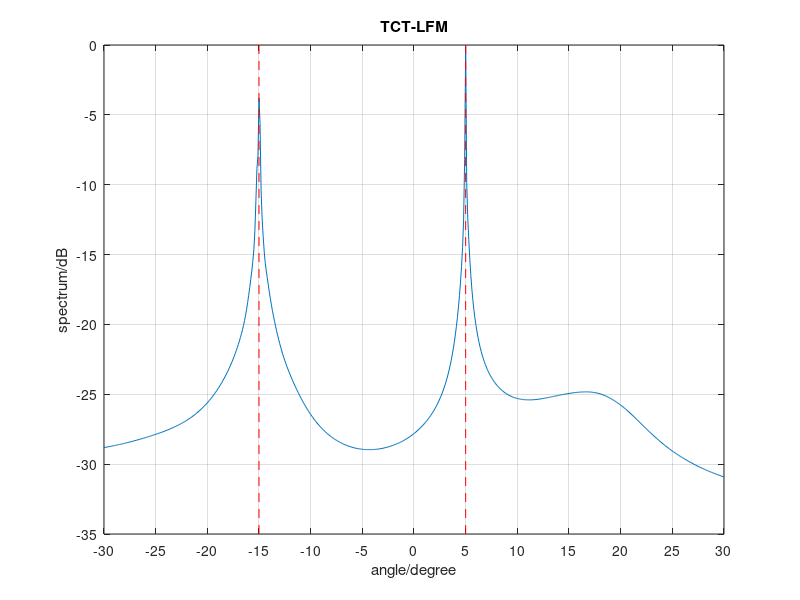

This figure's MATLAB source:
SNR = 15;
sensorNum = 8;
theta_S = [-15, 5];
sourceNum = length(theta_S);

f_begin = [800e6, 900e6];
f_end = [1200e6, 1500e6];
fc = 1000e6;
bandwidth = f_end - f_begin;
fs = 2*max(bandwidth);

freqSnapshots = 100;
nFFT = 128;
snapshots = freqSnapshots*nFFT;
Ts = (1/fs)*(0: snapshots - 1)' + 0.005;

c = 3e8;
margin = (c/max(f_end))/2;

receivedData = zeros(sensorNum, snapshots);
for m = 1: sensorNum
    for n = 1: sourceNum
        delay = (m - 1)*margin*sind(theta_S(n))/c;
        k = bandwidth(n)/Ts(end);
%         signal = exp(1j*2*pi*(f_begin(n)*Ts + (1/2)*k*Ts.^2));
        receivedData(m, :) = receivedData(m, :) + exp(1j*2*pi*(f_begin(n)*(Ts - delay) + ...
                                (1/2)*k*(Ts - delay).^2)).';
    end
end
receivedData = awgn(receivedData, SNR, 'measured');
receivedData = receivedData.*exp(-1j*2*pi*fc*Ts).';

dataSet = zeros(sensorNum, freqSnapshots, nFFT);
for slice = 1: freqSnapshots
    dataSlice = receivedData(:, (slice - 1)*nFFT + 1: slice*nFFT);
    dataSlice = fft(dataSlice, nFFT, 2);
    dataSet(:, slice, :) = dataSlice;
end

theta = (-30: 0.1: 30)';
spectrum = zeros(length(theta), 1);
for freqBin = 1: nFFT
    data = dataSet(:, :, freqBin);
    covMat = data*data'/freqSnapshots;
    [eigVecs, eigVals] = eig(covMat);
    eigVals = diag(eigVals);
    [~, index] = sort(eigVals);
    noiseSubspace = eigVecs(:, index(1: sensorNum - sourceNum));
    if freqBin <= nFFT/2
        f = fc + (freqBin - 1)*fs/nFFT;
    else
        f = (fc - fs) + (freqBin - 1)*fs/nFFT;
    end
    for n = 1: length(theta)
        steerVec = exp(-1j*2*pi*f*(margin*(0: sensorNum - 1)'*sind(theta(n)))/c);
        spectrum(n) = spectrum(n) + ...
                        (steerVec'*steerVec)/(steerVec'*(noiseSubspace*noiseSubspace')*steerVec);
    end
end
spectrum = spectrum/nFFT;

plot(theta, 10*log10(abs(spectrum)/max(abs(spectrum))))
grid on
hold on
for n = 1: sourceNum
    plot([theta_S(n), theta_S(n)], get(gca, 'YLim'), '--r')
end
hold off
set(gca, 'XTICK', -30: 5: 30)
xlabel('angle/degree')
ylabel('spectrum/dB')
title('TCT-LFM')